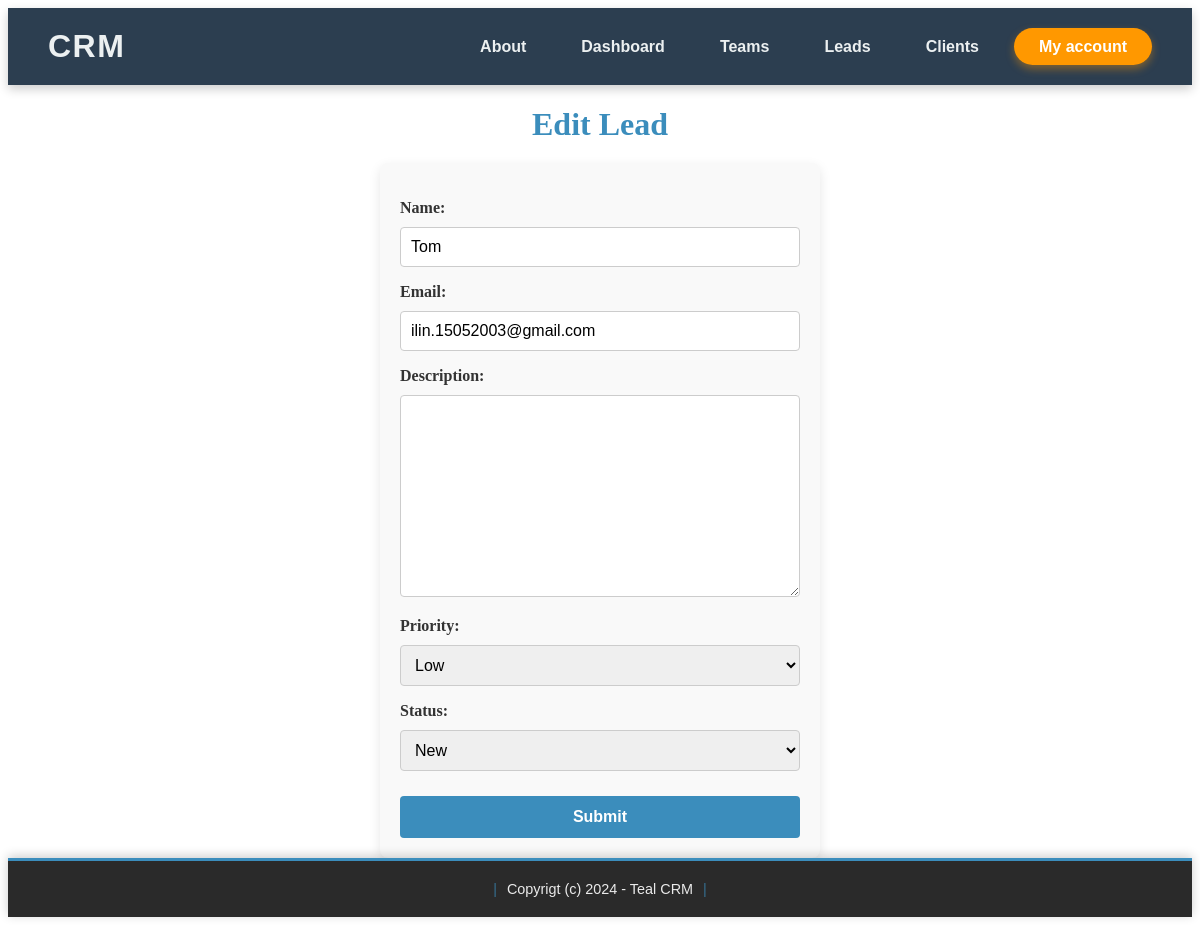
Screenshot of /leads_edit/1/ (signed in) with the database file from the repository.
### catalog/models.py (models this page shows, shortened)
class Lead(models.Model):
    LOW = 'low'
    MEDIUM = 'medium'
    HIGH = 'high'
    CHOICES_PRIORITY = (
        (LOW, 'Low'),
        (MEDIUM, 'Medium'),
        (HIGH, 'High'),
    )
    NEW = 'new'
    CONTACTED = 'contacted'
    WON = 'won'
    LOST = 'lost'
    CHOICES_STATUS = (
        (NEW, 'New'),
        (CONTACTED, 'Contacted'),
        (WON, 'Won'),
        (LOST, 'Lost'),
    )
    team = models.ForeignKey(Team, related_name='leads', on_delete=models.CASCADE, null=True)
    name = models.CharField(max_length=255)
    email = models.EmailField()
    description = models.TextField(blank=True, null=True)
    priority = models.CharField(max_length=10, choices=CHOICES_PRIORITY, default=MEDIUM)
    status = models.CharField(max_length=10, choices=CHOICES_STATUS, default=NEW)
    converted_to_client = models.BooleanField(default=False)
    created_by = models.ForeignKey(User, related_name='clients', on_delete=models.CASCADE)
    created_at = models.DateTimeField(auto_now_add=True)
    modified_at = models.DateTimeField(auto_now=True)
    class Meta:
        ordering = ('name', )

### catalog/views.py (the view)
# urls.py: path('leads_edit/<int:id>/', views.edit_lead, name='leads_edit'),
@login_required
def edit_lead(request, id):
    lead = get_object_or_404(Lead, id=id)
    if request.method == 'POST':
        form = AddleadForm(request.POST, instance=lead)
        if form.is_valid():
            form.save()
            messages.success(request, 'The changes were saved.')
            return redirect('leads_list')
        else:
            messages.error(request, 'Please correct the errors below.')
    else:
        form = AddleadForm(instance=lead)
    data = {'form': form}
    return render(request, 'lead/edit_leads.html', data)

### catalog/forms.py
class AddleadForm(forms.ModelForm):
    class Meta:
        model = Lead
        fields = ('name', 'email', 'description', 'priority', 'status',)

### templates/lead/edit_leads.html (shortened to what this page needs)
{% extends 'base.html' %}
{% load static %}
{% block head %}
    <link rel="stylesheet" href="{% static 'base.css' %}">
    <link rel="stylesheet" href="{% static 'signup.css' %}">
{% endblock %}
{% block content %}
    <h1>Edit Lead</h1>
    <form method="post" action=".">
        {{ form.as_p }}
        <button>Submit</button>
    </form>
{% endblock %}

### catalog/static/signup.css (style rules this page uses)
form { max-width: 400px; margin: 0 auto; padding: 20px; background-color: #f9f9f9; border-radius: 8px; box-shadow: 0 4px 12px rgba(0, 0, 0, 0.1); }
h1 { text-align: center; font-size: 2rem; color: #3b8dbc; margin-bottom: 20px; }
form p { margin-bottom: 15px; }
form label { font-weight: bold; color: #333333; margin-bottom: 5px; display: block; }
form input[type="text"], form input[type="password"], form input[type="email"], form input[type="number"], form select, form textarea { width: 100%; padding: 10px; margin-top: 5px; font-size: 1rem; border: 1px solid #cccccc; border-radius: 4px; box-sizing: border-box; transition: border-color 0.3s ease; }
button { width: 100%; padding: 12px; background-color: #3b8dbc; color: #ffffff; border: none; border-radius: 4px; font-size: 1rem; font-weight: bold; cursor: pointer; transition: background-color 0.3s ease; margin-top: 10px; }

### rows the page displays
Lead: name "Tom", email "ilin.15052003@gmail.com", priority "Low", status "New"
